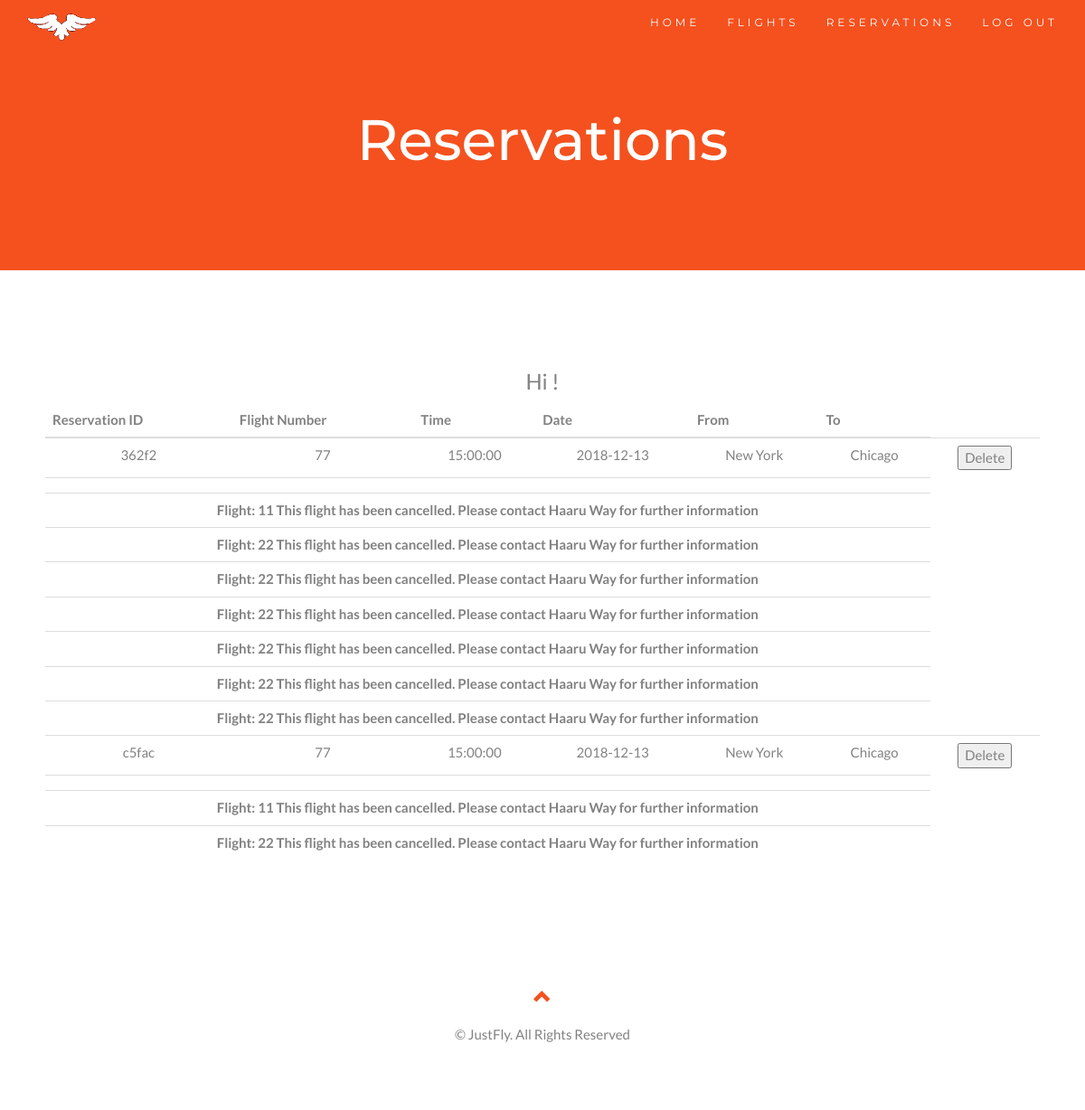
The page /viewReservations.php (signed in) on the database its author committed.
### tables this page shows
CREATE TABLE `reservation` (
  `ReservationId` varchar(10) NOT NULL DEFAULT '',
  `Amount` varchar(10) DEFAULT NULL,
  `UserName` varchar(30) DEFAULT NULL,
  `InstanceId` varchar(10) DEFAULT NULL,
  `ReturnInstanceId` int(11) DEFAULT NULL,
  `PaymentId` varchar(10) DEFAULT NULL
);

CREATE TABLE `flight` (
  `flight_no` varchar(10) NOT NULL DEFAULT '',
  `SheduledDeparture` time DEFAULT NULL,
  `ScheduledArrival` time DEFAULT NULL,
  `From_Airport_id` varchar(10) DEFAULT NULL,
  `To_Airport_id` varchar(10) DEFAULT NULL
);

CREATE TABLE `flight_instance` (
  `InstanceId` varchar(10) NOT NULL DEFAULT '',
  `ArriveTime` time DEFAULT NULL,
  `DepartTime` time DEFAULT NULL,
  `ArrivalDate` date DEFAULT NULL,
  `DepartureDate` date DEFAULT NULL,
  `Flight_no` varchar(10) DEFAULT NULL,
  `Status` int(5) NOT NULL DEFAULT '1',
  `Fare` int(4) DEFAULT NULL
);

CREATE TABLE `airport` (
  `AirportId` varchar(50) NOT NULL,
  `CityName` varchar(50) NOT NULL,
  `State` varchar(50) NOT NULL
);

### viewReservations.php (the view, shortened to what this page needs)
<?php
$username = $_SESSION['username'];
	$link = mysqli_connect('localhost', 'root', '', 'Airline');
?>
<!DOCTYPE html>
<html lang="en">
<head>
  <link rel="stylesheet" href="https://maxcdn.bootstrapcdn.com/bootstrap/3.3.7/css/bootstrap.min.css">
  <link rel = "stylesheet" href="css/home.css">
</head>
<body id="myPage" data-spy="scroll" data-target=".navbar" data-offset="60">
<nav class="navbar navbar-default navbar-fixed-top">
  <div class="container">
    <div class="navbar-header">
      <a class="navbar-brand" href="home.php"><img src="images/logo.png" alt="JustFly"/></a>
    </div>
    <div class="collapse navbar-collapse" id="myNavbar">
      <ul class="nav navbar-nav navbar-right">
        <li><a href="home.php">HOME</a></li>
        <li><a href="ViewFlights.php">FLIGHTS</a></li>
		<?php
		if(isset($_SESSION['user_fname']))
		{
			echo("<li><a href='viewReservations.php'>RESERVATIONS</a></li>");
			echo("<li><a href='logout.php'>LOG OUT</a></li>");
		}
		else
		{
			echo('<li><a href="loginPage.php">LOG IN</a></li>');
			echo('<li><a href="signUp.html">SIGN UP</a></li>');
		}
		?>
      </ul>
    </div>
  </div>
</nav>
<div class="jumbotron text-center">
<h1>Reservations</h1>
 </div>
<div id="services" class="container-fluid text-center">
	<form method="post" action="#">
 <?php
  if(isset($_SESSION['username']))
  {
	echo ("<h3>Hi ". $_SESSION['user_lname']. "!</h3>");
	$sql = "SELECT r.ReservationId, f.flight_no, fi.DepartTime, fi.DepartureDate, fa.CityName, ta.CityName, fi.ArriveTime, fi.ArrivalDate, r.ReturnInstanceId, fi.Status FROM reservation r JOIN user u ON r.UserName = u.UserName JOIN flight_instance fi ON r.InstanceId = fi.InstanceId JOIN flight f ON fi.Flight_no = f.flight_no JOIN airport fa ON f.From_Airport_id = fa.AirportId JOIN airport ta ON f.To_Airport_id = ta.AirportId WHERE u.UserName = '".$username."';";
	$result = mysqli_query($link,$sql);
	if (mysqli_num_rows($result)>0)
	{
		echo("<table class='table table-hover' >");
		echo("<thead><th>Reservation ID</th><th>Flight Number</th><th>Time</th><th>Date</th><th>From</th><th>To</th></thead><tbody>");
	$i=0;
	while(($row = mysqli_fetch_row($result))!=null)
	{
		$flightStatus = $row[9];
		if($flightStatus == 0)
		{
			echo("<tr><td colspan = '6'><strong>Flight: $row[1] This flight has been cancelled. Please contact Haaru Way for further information</strong></td></tr>");
		}
		else
		{
		echo("<tr data-toggle='collapse' data-target='#accordion$i' class='clickable'><td>".$row[0]. "</td><td> " . $row[1]. "</td><td> ". $row[2]. "</td><td> ". $row[3]."</td><td>". $row[4]. "</td><td>". $row[5]. "</td><td><input type='submit' value='Delete' name='del'><input type='text' name='id' value='".$row[0]."' hidden> </td></tr>");
		echo("<tr>
            <td colspan='6'>
                <div id='accordion$i' class='collapse'>Arrival at destination:<br/> Time: ". $row[6]. " Date:   ". $row[7]);
		$i++;
		echo("<br/></div></td></tr>");
		}
	}
		echo("</tbody></table>");
	}
	else
	{
		echo("Currently you have no reservations.");
	}
  }
  else{
	  header("Location: home.php");
  }
  ?>
</form>
</div>
<footer class="container-fluid text-center">
  <a href="#myPage" title="To Top">
    <span class="glyphicon glyphicon-chevron-up"></span>
  </a>
  <p>&copy; JustFly. All Rights Reserved </p>
</footer>
</body>
</html>

### css/home.css (style rules this page uses)
body { font: 400 15px Lato, sans-serif; line-height: 1.8; color: #818181; }
.jumbotron { background-color: #f4511e; color: #fff; padding: 100px 25px; font-family: Montserrat, sans-serif; }
.container-fluid { padding: 60px 50px; }
.navbar { margin-bottom: 0; background-color: #f4511e; z-index: 9999; border: 0; font-size: 12px !important; line-height: 1.42857143 !important; letter-spacing: 4px; border-radius: 0; font-family: Montserrat, sans-serif; }
.navbar li a, .navbar .navbar-brand { color: #fff !important; }
footer .glyphicon { font-size: 20px; margin-bottom: 20px; color: #f4511e; }
.navbar-brand img { height : 30px; width : 130px; }
a { color: white; text-decoration: none; }

### rows shown on the page
reservation: ReservationId "362f2", flight.flight_no "77", InstanceId.DepartTime "15:00:00", InstanceId.DepartureDate "2018-12-13", airport.CityName "New York", airport.CityName "Chicago"
reservation: flight.flight_no "11"
reservation: flight.flight_no "22"
reservation: flight.flight_no "22"
reservation: flight.flight_no "22"
reservation: flight.flight_no "22"
reservation: flight.flight_no "22"
reservation: flight.flight_no "22"
reservation: ReservationId "c5fac", flight.flight_no "77", InstanceId.DepartTime "15:00:00", InstanceId.DepartureDate "2018-12-13", airport.CityName "New York", airport.CityName "Chicago"
reservation: flight.flight_no "11"
reservation: flight.flight_no "22"
